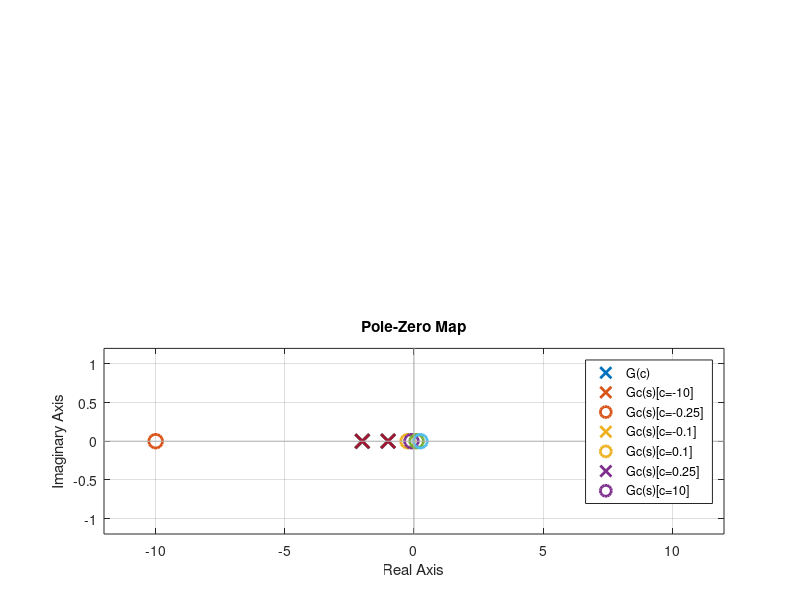

Reproduce this figure in MATLAB. (Note: this script raises an error after producing the figure.)
% Master1 CORO 
% Classical Control
% exercise 1 of lab1

% MATLABのコマンドで、一度にすべての変数をクリアし、すべてのプロットウィンドウを閉じてコマンドウィンドウをクリア
clear all, close all, clc

disp('section 3.1')
disp('---------------------------------------------')

num = 1;
den = [0.5, 1.5, 1];

G = tf(num, den);

c1 = -10;
c2 = -0.25;
c3 = -0.1;
c4 = 0.1;
c5 = 0.25;
c6 = 10;

cnum1 = [-1, c1];
cden1 = [0.5*c1, 1.5*c1, c1];
cnum2 = [-1, c2];
cden2 = [0.5*c2, 1.5*c2, c2];
cnum3 = [-1, c3];
cden3 = [0.5*c3, 1.5*c3, c3];
cnum4 = [-1, c4];
cden4 = [0.5*c4, 1.5*c4, c4];
cnum5 = [-1, c5];
cden5 = [0.5*c5, 1.5*c5, c5];
cnum6 = [-1, c6];
cden6 = [0.5*c6, 1.5*c6, c6];

Gc1 = tf(cnum1, cden1);
Gc2 = tf(cnum2, cden2);
Gc3 = tf(cnum3, cden3);
Gc4 = tf(cnum4, cden4);
Gc5 = tf(cnum5, cden5);
Gc6 = tf(cnum6, cden6);

f1=figure(1);
set(f1,'position',[1   462   504   343])
subplot(211)

% 最後の6がdurationの長さを決めてる
step(G, Gc1, Gc2, Gc3, Gc4, Gc5, Gc6, 6);
legend('G(c)', 'Gc(s)[c=-10]', 'Gc(s)[c=-0.25]', 'Gc(s)[c=-0.1]', 'Gc(s)[c=0.1]', 'Gc(s)[c=0.25]', 'Gc(s)[c=10]')
subplot(212)
pzmap(G,Gc1, Gc2, Gc3, Gc4, Gc5, Gc6);
legend('G(c)', 'Gc(s)[c=-10]', 'Gc(s)[c=-0.25]', 'Gc(s)[c=-0.1]', 'Gc(s)[c=0.1]', 'Gc(s)[c=0.25]', 'Gc(s)[c=10]')

S  = stepinfo(G);
S1 = stepinfo(Gc1);
S2 = stepinfo(Gc2);
S3 = stepinfo(Gc3);
S4 = stepinfo(Gc4);
S5 = stepinfo(Gc5);
S6 = stepinfo(Gc6);

% オーバーシュート：ステップ応答のピーク地と目標値の差
%              　オーバーシュートがない場合，この値は０
disp(['the percent overshoot of G :',num2str(S1.Overshoot)])
disp(['the percent overshoot of Gc1 (c1=-10) :',num2str(S1.Overshoot)])
disp(['the percent overshoot of Gc2 (c2=-0.25) :',num2str(S2.Overshoot)])
disp(['the percent overshoot of Gc3 (c3=-0.1) :',num2str(S3.Overshoot)])
disp(['the percent undershoot of Gc4 (c4=0.1) :',num2str(S4.Undershoot)])
disp(['the percent undershoot of Gc4 (c5=0.25) :',num2str(S5.Undershoot)])
disp(['the percent undershoot of Gc4 (c6=10) :',num2str(S6.Undershoot)])
disp(' ')

%{
----- 👇set関数の説明👇 -----
set(f1,'position',[1 462 504 343]) のコードは、MATLABにおいて図（Figure）の位置とサイズを設定しています。具体的に、f1 は図のハンドル（handle）を表し、'position' は図の位置とサイズを設定するためのプロパティです。

このコードの各部分について説明します：

f1：これはあらかじめ作成した図のハンドル（handle）を指します。このハンドルを使用して特定の図を操作できます。

'position'：図の位置とサイズを設定するプロパティを指定しています。

[1 462 504 343]：このベクトルは、図の位置とサイズをピクセル単位で指定しています。各要素の意味は次の通りです：

最初の要素（1）：図の左端のX座標位置を指定します。
2番目の要素（462）：図の上端のY座標位置を指定します。
3番目の要素（504）：図の幅を指定します。
4番目の要素（343）：図の高さを指定します。
このコードは、f1 で指定された図の位置とサイズを (1, 462) から始まり、幅が 504 ピクセルで高さが 343 ピクセルになるように設定しています。これにより、MATLABの図が指定された位置とサイズで表示されます。

このように図の位置とサイズを指定することで、グラフやプロットが画面上で適切に配置され、表示される範囲が制御できます。

%}